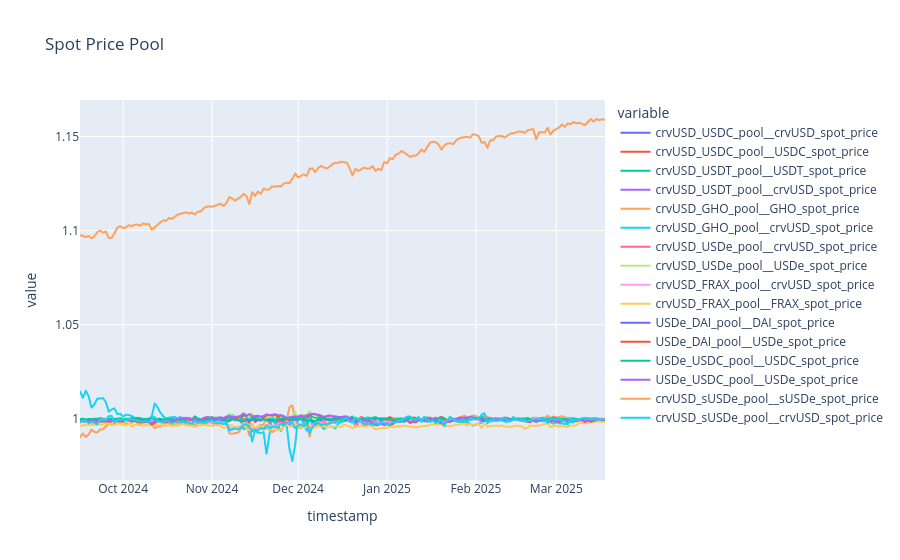

This figure's notebook cell:
### Code cell
px.line(pool_spot_price_df, title="Spot Price Pool")

### Figure 1 — Plotly figure (JSON) as saved in the notebook; plotly's stock layout.template omitted (floating-point values rounded to 4 significant figures; data arrays with more than 128 entries replaced by an {"elided": "..."} marker saying what was removed)
{"data": [{"hovertemplate": "variable=crvUSD_USDC_pool__crvUSD_spot_price<br>timestamp=%{x}<br>value=%{y}<extra></extra>", "legendgroup": "crvUSD_USDC_pool__crvUSD_spot_price", "line": {"color": "#636efa", "dash": "solid"}, "marker": {"symbol": "circle"}, "mode": "lines", "name": "crvUSD_USDC_pool__crvUSD_spot_price", "showlegend": true, "type": "scattergl", "x": {"elided": "184 str values"}, "xaxis": "x", "y": {"elided": "184 float values"}, "yaxis": "y"}, {"hovertemplate": "variable=crvUSD_USDC_pool__USDC_spot_price<br>timestamp=%{x}<br>value=%{y}<extra></extra>", "legendgroup": "crvUSD_USDC_pool__USDC_spot_price", "line": {"color": "#EF553B", "dash": "solid"}, "marker": {"symbol": "circle"}, "mode": "lines", "name": "crvUSD_USDC_pool__USDC_spot_price", "showlegend": true, "type": "scattergl", "x": {"elided": "184 str values"}, "xaxis": "x", "y": {"elided": "184 float values"}, "yaxis": "y"}, {"hovertemplate": "variable=crvUSD_USDT_pool__USDT_spot_price<br>timestamp=%{x}<br>value=%{y}<extra></extra>", "legendgroup": "crvUSD_USDT_pool__USDT_spot_price", "line": {"color": "#00cc96", "dash": "solid"}, "marker": {"symbol": "circle"}, "mode": "lines", "name": "crvUSD_USDT_pool__USDT_spot_price", "showlegend": true, "type": "scattergl", "x": {"elided": "184 str values"}, "xaxis": "x", "y": {"elided": "184 float values"}, "yaxis": "y"}, {"hovertemplate": "variable=crvUSD_USDT_pool__crvUSD_spot_price<br>timestamp=%{x}<br>value=%{y}<extra></extra>", "legendgroup": "crvUSD_USDT_pool__crvUSD_spot_price", "line": {"color": "#ab63fa", "dash": "solid"}, "marker": {"symbol": "circle"}, "mode": "lines", "name": "crvUSD_USDT_pool__crvUSD_spot_price", "showlegend": true, "type": "scattergl", "x": {"elided": "184 str values"}, "xaxis": "x", "y": {"elided": "184 float values"}, "yaxis": "y"}, {"hovertemplate": "variable=crvUSD_GHO_pool__GHO_spot_price<br>timestamp=%{x}<br>value=%{y}<extra></extra>", "legendgroup": "crvUSD_GHO_pool__GHO_spot_price", "line": {"color": "#FFA15A", "dash": "solid"}, "marker": {"symbol": "circle"}, "mode": "lines", "name": "crvUSD_GHO_pool__GHO_spot_price", "showlegend": true, "type": "scattergl", "x": {"elided": "184 str values"}, "xaxis": "x", "y": {"elided": "184 float values"}, "yaxis": "y"}, {"hovertemplate": "variable=crvUSD_GHO_pool__crvUSD_spot_price<br>timestamp=%{x}<br>value=%{y}<extra></extra>", "legendgroup": "crvUSD_GHO_pool__crvUSD_spot_price", "line": {"color": "#19d3f3", "dash": "solid"}, "marker": {"symbol": "circle"}, "mode": "lines", "name": "crvUSD_GHO_pool__crvUSD_spot_price", "showlegend": true, "type": "scattergl", "x": {"elided": "184 str values"}, "xaxis": "x", "y": {"elided": "184 float values"}, "yaxis": "y"}, {"hovertemplate": "variable=crvUSD_USDe_pool__crvUSD_spot_price<br>timestamp=%{x}<br>value=%{y}<extra></extra>", "legendgroup": "crvUSD_USDe_pool__crvUSD_spot_price", "line": {"color": "#FF6692", "dash": "solid"}, "marker": {"symbol": "circle"}, "mode": "lines", "name": "crvUSD_USDe_pool__crvUSD_spot_price", "showlegend": true, "type": "scattergl", "x": {"elided": "184 str values"}, "xaxis": "x", "y": {"elided": "184 float values"}, "yaxis": "y"}, {"hovertemplate": "variable=crvUSD_USDe_pool__USDe_spot_price<br>timestamp=%{x}<br>value=%{y}<extra></extra>", "legendgroup": "crvUSD_USDe_pool__USDe_spot_price", "line": {"color": "#B6E880", "dash": "solid"}, "marker": {"symbol": "circle"}, "mode": "lines", "name": "crvUSD_USDe_pool__USDe_spot_price", "showlegend": true, "type": "scattergl", "x": {"elided": "184 str values"}, "xaxis": "x", "y": {"elided": "184 float values"}, "yaxis": "y"}, {"hovertemplate": "variable=crvUSD_FRAX_pool__crvUSD_spot_price<br>timestamp=%{x}<br>value=%{y}<extra></extra>", "legendgroup": "crvUSD_FRAX_pool__crvUSD_spot_price", "line": {"color": "#FF97FF", "dash": "solid"}, "marker": {"symbol": "circle"}, "mode": "lines", "name": "crvUSD_FRAX_pool__crvUSD_spot_price", "showlegend": true, "type": "scattergl", "x": {"elided": "184 str values"}, "xaxis": "x", "y": {"elided": "184 float values"}, "yaxis": "y"}, {"hovertemplate": "variable=crvUSD_FRAX_pool__FRAX_spot_price<br>timestamp=%{x}<br>value=%{y}<extra></extra>", "legendgroup": "crvUSD_FRAX_pool__FRAX_spot_price", "line": {"color": "#FECB52", "dash": "solid"}, "marker": {"symbol": "circle"}, "mode": "lines", "name": "crvUSD_FRAX_pool__FRAX_spot_price", "showlegend": true, "type": "scattergl", "x": {"elided": "184 str values"}, "xaxis": "x", "y": {"elided": "184 float values"}, "yaxis": "y"}, {"hovertemplate": "variable=USDe_DAI_pool__DAI_spot_price<br>timestamp=%{x}<br>value=%{y}<extra></extra>", "legendgroup": "USDe_DAI_pool__DAI_spot_price", "line": {"color": "#636efa", "dash": "solid"}, "marker": {"symbol": "circle"}, "mode": "lines", "name": "USDe_DAI_pool__DAI_spot_price", "showlegend": true, "type": "scattergl", "x": {"elided": "184 str values"}, "xaxis": "x", "y": {"elided": "184 float values"}, "yaxis": "y"}, {"hovertemplate": "variable=USDe_DAI_pool__USDe_spot_price<br>timestamp=%{x}<br>value=%{y}<extra></extra>", "legendgroup": "USDe_DAI_pool__USDe_spot_price", "line": {"color": "#EF553B", "dash": "solid"}, "marker": {"symbol": "circle"}, "mode": "lines", "name": "USDe_DAI_pool__USDe_spot_price", "showlegend": true, "type": "scattergl", "x": {"elided": "184 str values"}, "xaxis": "x", "y": {"elided": "184 float values"}, "yaxis": "y"}, {"hovertemplate": "variable=USDe_USDC_pool__USDC_spot_price<br>timestamp=%{x}<br>value=%{y}<extra></extra>", "legendgroup": "USDe_USDC_pool__USDC_spot_price", "line": {"color": "#00cc96", "dash": "solid"}, "marker": {"symbol": "circle"}, "mode": "lines", "name": "USDe_USDC_pool__USDC_spot_price", "showlegend": true, "type": "scattergl", "x": {"elided": "184 str values"}, "xaxis": "x", "y": {"elided": "184 float values"}, "yaxis": "y"}, {"hovertemplate": "variable=USDe_USDC_pool__USDe_spot_price<br>timestamp=%{x}<br>value=%{y}<extra></extra>", "legendgroup": "USDe_USDC_pool__USDe_spot_price", "line": {"color": "#ab63fa", "dash": "solid"}, "marker": {"symbol": "circle"}, "mode": "lines", "name": "USDe_USDC_pool__USDe_spot_price", "showlegend": true, "type": "scattergl", "x": {"elided": "184 str values"}, "xaxis": "x", "y": {"elided": "184 float values"}, "yaxis": "y"}, {"hovertemplate": "variable=crvUSD_sUSDe_pool__sUSDe_spot_price<br>timestamp=%{x}<br>value=%{y}<extra></extra>", "legendgroup": "crvUSD_sUSDe_pool__sUSDe_spot_price", "line": {"color": "#FFA15A", "dash": "solid"}, "marker": {"symbol": "circle"}, "mode": "lines", "name": "crvUSD_sUSDe_pool__sUSDe_spot_price", "showlegend": true, "type": "scattergl", "x": {"elided": "184 str values"}, "xaxis": "x", "y": {"elided": "184 float values"}, "yaxis": "y"}, {"hovertemplate": "variable=crvUSD_sUSDe_pool__crvUSD_spot_price<br>timestamp=%{x}<br>value=%{y}<extra></extra>", "legendgroup": "crvUSD_sUSDe_pool__crvUSD_spot_price", "line": {"color": "#19d3f3", "dash": "solid"}, "marker": {"symbol": "circle"}, "mode": "lines", "name": "crvUSD_sUSDe_pool__crvUSD_spot_price", "showlegend": true, "type": "scattergl", "x": {"elided": "184 str values"}, "xaxis": "x", "y": {"elided": "184 float values"}, "yaxis": "y"}], "layout": {"legend": {"title": {"text": "variable"}, "tracegroupgap": 0}, "title": {"text": "Spot Price Pool"}, "xaxis": {"anchor": "y", "domain": [0, 1], "title": {"text": "timestamp"}}, "yaxis": {"anchor": "x", "domain": [0, 1], "title": {"text": "value"}}}}
